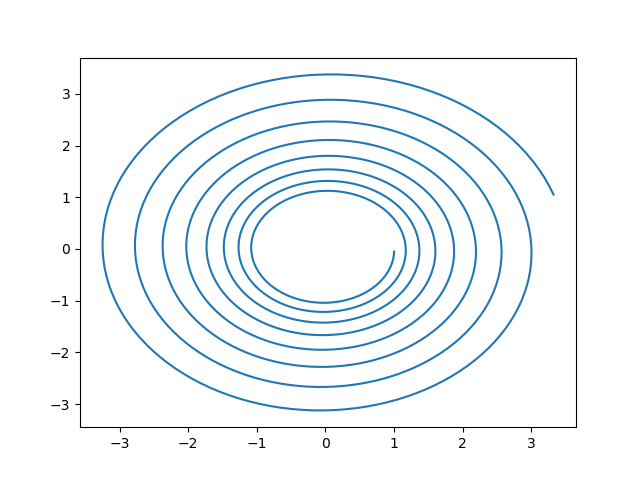

This chart was generated by the following Python code:
import matplotlib.pyplot as plt

vq = []
vp = []
h = 0.05

q = 1.0
p = 0.0
for i in range(1000):
    (tp, tq) = (p, q)
    (p, q) = (tp - h * tq, tq + h * tp)
    vp.append(p)
    vq.append(q)

plt.plot(vq, vp)

plt.savefig("euler.png")
